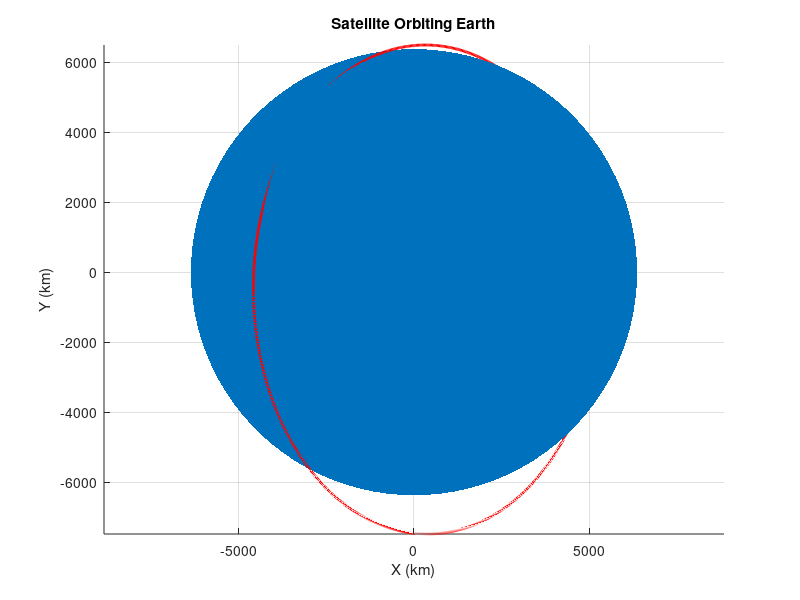

Write the MATLAB code that produced this figure.
% Define Constants
r_earth = 6371; % Radius of Earth in kilometers
mu = 398600.4418; % Gravitational parameter km^3/s^2

% Create a Sphere (Earth)
[r, c, z] = sphere(100);
x = r_earth * r;
y = r_earth * c;
z = r_earth * z;

% Plot Earth
figure;
hold on;
surf(x, y, z, 'EdgeColor', 'none', 'FaceColor', "#0072BD");

% Satellite Orbit Parameters
a = 7000; % Semi-major axis in kilometers
e = 0.1;  % Eccentricity
i = deg2rad(45); % Inclination in radians
Omega = deg2rad(90); % RAAN in radians
omega = deg2rad(45); % Argument of perigee in radians

% Time (since perigee passage)
T = 2*pi*sqrt(a^3/mu); % Period of the orbit
t = linspace(0, T, 1000); % Time points

% Calculate Mean anomaly
M = sqrt(mu/a^3) * t;

% Solve Kepler's equation for Eccentric anomaly (using Newton-Rhapson method)
tol = 1e-8; % Tolerance for the solution
E = M; % Initial guess
for k = 1:10
    E = E - (E - e*sin(E) - M) ./ (1 - e*cos(E));
    if abs(E - e*sin(E) - M) < tol, break, end
end

% True anomaly
nu = 2*atan2(sqrt(1+e)*sin(E/2), sqrt(1-e)*cos(E/2));

% Radius
r = a*(1 - e*cos(E));

% Calculate Satellite Position in Orbit Frame
x_orbit = r .* cos(nu);
y_orbit = r .* sin(nu);
z_orbit = zeros(size(nu));

% Rotate to ECI frame
R3_Omega = [cos(Omega) sin(Omega) 0;
            -sin(Omega) cos(Omega) 0;
            0 0 1];
R1_i = [1 0 0;
        0 cos(i) sin(i);
        0 -sin(i) cos(i)];
R3_omega = [cos(omega) sin(omega) 0;
            -sin(omega) cos(omega) 0;
            0 0 1];
R = R3_Omega' * R1_i' * R3_omega';

pos_eci = R * [x_orbit; y_orbit; z_orbit];

% Plot Satellite Orbit
plot3(pos_eci(1,:), pos_eci(2,:), pos_eci(3,:), 'r', 'LineWidth', 2);
axis equal;

% Title and Labels
title('Satellite Orbiting Earth');
xlabel('X (km)');
ylabel('Y (km)');
zlabel('Z (km)');
grid on;

